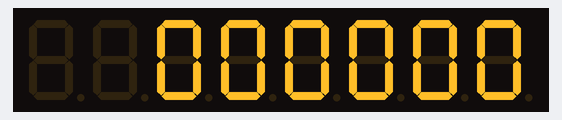
A sketch run on a simulated ESP8266 (NodeMCU). On the bench: 8-digit seven-segment display. WiFi joins after 1.5 s; servers stay silent unless stated; uploads are accepted with an empty reply; what the sketch prints to the serial monitor is not drawn.

Above: at 1.6 s.
At 2.1 s:
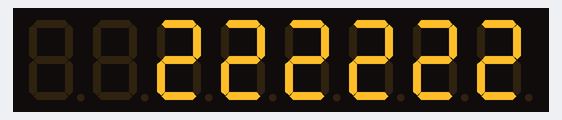
At 2.6 s:
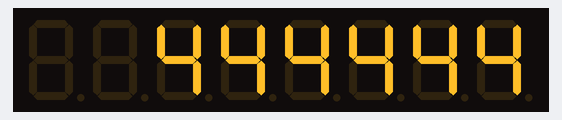
At 3.6 s:
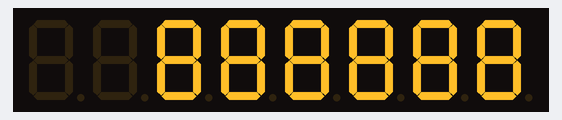
At 4.8 s:
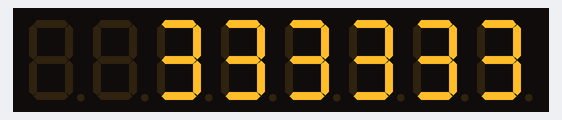
At 6.3 s:
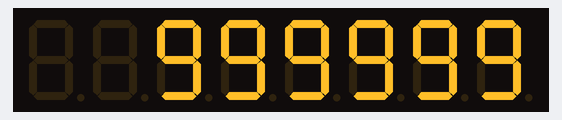

The sketch:

stattrak.ino
```cpp
#include "LedControl.h" //  need the library
#include <ESP8266WiFi.h>
#include <ESP8266HTTPClient.h>
#include <WiFiClient.h>
#include <ArduinoJson.h>
LedControl lc=LedControl(5,4,0,1); // lc is our object
// pin 12 is connected to the MAX7219 pin 1
// pin 11 is connected to the CLK pin 13
// pin 10 is connected to LOAD pin 12
// 1 as we are only using 1 MAX7219
const char* ssid = "{ssid}";
const char* password = "{pw}";

//Your Domain name with URL path or IP address with path
String serverName = "http://api.steampowered.com/ISteamUserStats/GetUserStatsForGame/v0002/?appid=730&key={key}&steamid={steam}";
// the following variables are unsigned longs because the time, measured in
// milliseconds, will quickly become a bigger number than can be stored in an int.
unsigned long lastTime = 0;
// Timer set to 10 minutes (600000)
//unsigned long timerDelay = 600000;
// Set timer to 5 seconds (5000)
unsigned long timerDelay = 5000;


void setup()
{
  // the zero refers to the MAX7219 number, it is zero for 1 chip
  Serial.begin(115200);
  lc.shutdown(0,false);// turn off power saving, enables display
  lc.setIntensity(0,8);// sets brightness (0~15 possible values)
  lc.clearDisplay(0);// clear screen
    Serial.begin(115200);

  WiFi.begin(ssid, password);
  while(WiFi.status() != WL_CONNECTED) {
    delay(500);
    Serial.print(".");
  }
  Serial.println("");
  Serial.println("WiFi connection Successful");
  Serial.print("The IP Address of ESP8266 Module is: ");
  Serial.print(WiFi.localIP());// Print the IP address
  for (int b=0; b<10; b++)
       {
    for (int a=0; a<6; a++)
      {
    lc.setDigit(0,a,b,false);

    }
      delay(250);
    }
    for (int b=0; b<10; b++)
       {
    for (int a=0; a<6; a++)
      {
    lc.setDigit(0,a,b,false);

    }
      delay(250);
    }
}
void loop()
{
  if ((millis() - lastTime) > timerDelay) {
    if (WiFi.status()== WL_CONNECTED){
      HTTPClient http;
      http.begin(serverName.c_str());
      // Send HTTP GET request
      int httpResponseCode = http.GET();
      String payload = http.getString();
      const char* conststring = payload.c_str();
      Serial.println(httpResponseCode);
      if (httpResponseCode>0) {
        Serial.print("HTTP Response code: ");
        Serial.println(httpResponseCode);
        const size_t capacity = JSON_ARRAY_SIZE(85) + JSON_ARRAY_SIZE(170) + JSON_OBJECT_SIZE(1) + 255*JSON_OBJECT_SIZE(2) + JSON_OBJECT_SIZE(4) + 10150;
        DynamicJsonDocument doc(capacity);
        DeserializationError err = deserializeJson(doc, conststring);
        if (err) {
          Serial.print("Error: ");
          Serial.println(err.c_str());
          return;
        }
        JsonObject playerstats = doc["playerstats"];
        JsonArray playerstats_stats = playerstats["stats"];
        const char* playerstats_steamID = playerstats["steamID"];
        int kills = playerstats_stats[0]["value"];
        //Serial.println(payload);
        //Serial.println("Help");
         Serial.println((kills%10));
         Serial.println((kills%100)/10);
         Serial.println((kills%1000)/100);
         Serial.println((kills%10000)/1000);
         Serial.println((kills%100000)/10000);
         lc.setDigit(0,0,((kills%1000000)/100000),false);
         lc.setDigit(0,1,((kills%100000)/10000),false);
         lc.setDigit(0,2,((kills%10000)/1000),false);
         lc.setDigit(0,3,((kills%1000)/100),false);
         lc.setDigit(0,4,((kills%100)/10),false);
         lc.setDigit(0,7,((kills%10)),false);


                              delay(600000);
      http.end();
      }
    }
    else {
      Serial.println("WiFi Disconnected");
    }

    lastTime = millis();
  }
  }
```
